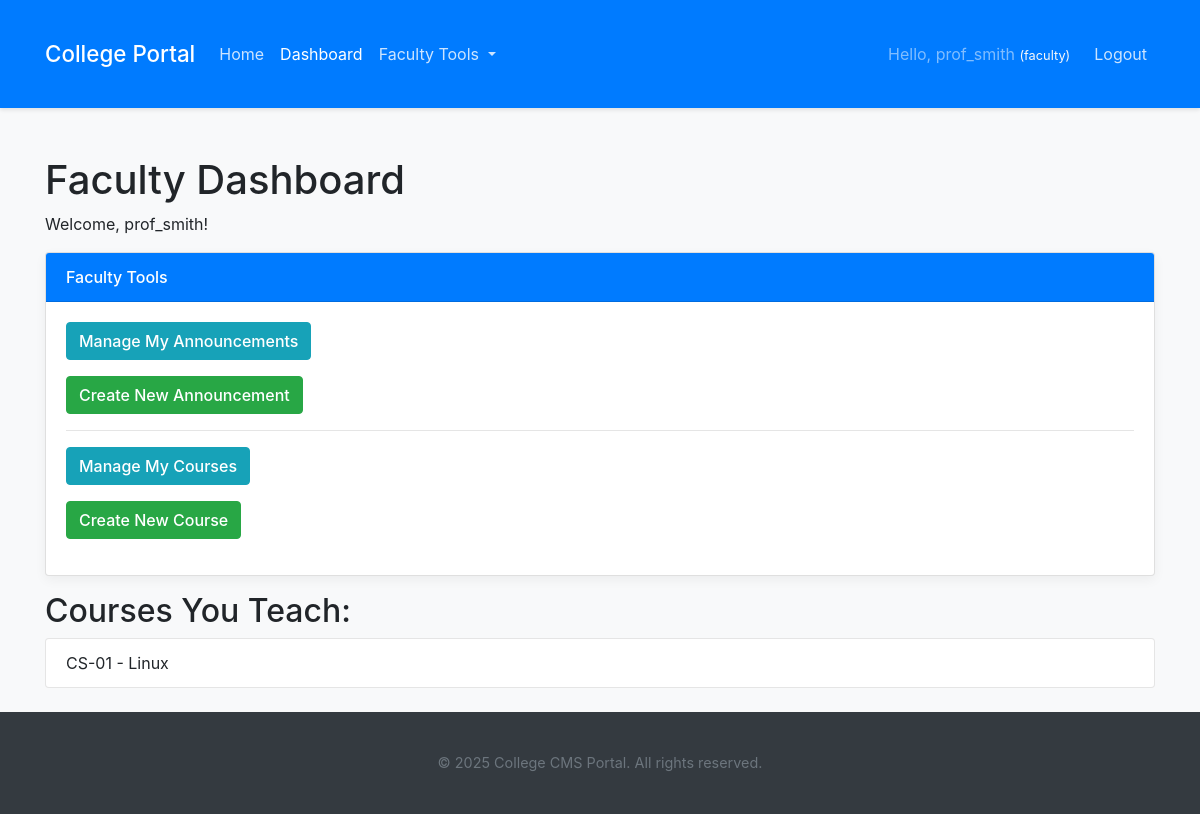
Page /dashboard (signed in) on the committed database.
### app.py (models this page shows, shortened)
class User(UserMixin, db.Model):
    id = db.Column(db.Integer, primary_key=True)
    username = db.Column(db.String(64), index=True, unique=True, nullable=False)
    email = db.Column(db.String(120), index=True, unique=True, nullable=False)
    password_hash = db.Column(db.String(256))
    role = db.Column(db.String(20), default='student', nullable=False) # admin, faculty, student
    created_at = db.Column(db.DateTime, default=datetime.utcnow)
    announcements_authored = db.relationship('Announcement', foreign_keys='Announcement.author_id', backref='author', lazy='dynamic')
    courses_taught = db.relationship('Course', foreign_keys='Course.faculty_id', backref='faculty_instructor', lazy='dynamic')
    @property
    def is_admin(self):
        return self.role == 'admin'
    @property
    def is_faculty(self):
        return self.role == 'faculty'
    @property
    def is_student(self):
        return self.role == 'student'

class Course(db.Model):
    id = db.Column(db.Integer, primary_key=True)
    title = db.Column(db.String(100), nullable=False)
    code = db.Column(db.String(20), unique=True, nullable=False)
    description = db.Column(db.Text, nullable=True)
    faculty_id = db.Column(db.Integer, db.ForeignKey('user.id'), nullable=True)

### app.py (the view)
@app.route('/dashboard')
@login_required
def dashboard():
    if current_user.is_admin:
        return render_template('dashboard.html', title='Admin Dashboard')
    elif current_user.is_faculty:
        my_courses = Course.query.filter_by(faculty_id=current_user.id).all()
        return render_template('dashboard.html', title='Faculty Dashboard', my_courses=my_courses)
    else: # Student
        all_courses = Course.query.all()
        return render_template('dashboard.html', title='Student Dashboard', courses=all_courses)

### app.py (called while the page is built)
@login_manager.user_loader
def load_user(user_id):
    return User.query.get(int(user_id))

@app.context_processor
def inject_now():
    return {'current_year': datetime.utcnow().year}

### templates/dashboard.html (shortened to what this page needs)
{% extends "base.html" %}
{% block content %}
    <h1>{{ title }}</h1>
    <p>Welcome, {{ current_user.username }}!</p>
    {% if current_user.is_admin %}
        <div class="card my-3">
            <div class="card-header">Admin Actions</div>
            <div class="card-body">
                <p><a href="{{ url_for('admin_user_list') }}" class="btn btn-info">Manage Users</a></p>
                <p><a href="{{ url_for('admin_create_user') }}" class="btn btn-success">Create New User</a></p>
                <p><a href="{{ url_for('manage_announcements') }}" class="btn btn-secondary">Manage All Announcements</a></p>
                <p><a href="{{ url_for('manage_courses') }}" class="btn btn-secondary">Manage All Courses</a></p>
            </div>
        </div>
    {% elif current_user.is_faculty %}
        <div class="card my-3">
            <div class="card-header">Faculty Tools</div>
            <div class="card-body">
                <p><a href="{{ url_for('manage_announcements') }}" class="btn btn-info">Manage My Announcements</a></p>
                <p><a href="{{ url_for('create_announcement') }}" class="btn btn-success">Create New Announcement</a></p>
                <hr>
                <p><a href="{{ url_for('manage_courses') }}" class="btn btn-info">Manage My Courses</a></p>
                <p><a href="{{ url_for('create_course') }}" class="btn btn-success">Create New Course</a></p>
            </div>
        </div>
        {% if my_courses %}
        <h2>Courses You Teach:</h2>
        <ul class="list-group">
            {% for course in my_courses %}
            <li class="list-group-item">{{ course.code }} - {{ course.title }}</li>
            {% endfor %}
        </ul>
        {% else %}
        <p>You are not currently assigned to teach any courses.</p>
        {% endif %}
    {% endif %}
{% endblock %}

### templates/base.html (shortened to what this page needs)
<!DOCTYPE html>
<html lang="en">
<head>
    <link rel="stylesheet" href="https://stackpath.bootstrapcdn.com/bootstrap/4.5.2/css/bootstrap.min.css"
>
    <link rel="stylesheet" href="{{ url_for('static', filename='css/style.css') }}">
</head>
<body>
    <header>
        <nav class="navbar navbar-expand-lg navbar-dark bg-primary mb-4">
            <div class="container">
                <a class="navbar-brand" href="{{ url_for('index') }}">College Portal</a>
                <div class="collapse navbar-collapse" id="navbarNav">
                    <ul class="navbar-nav mr-auto">
                        <li class="nav-item {% if request.endpoint == 'index' %}active{% endif %}">
                            <a class="nav-link" href="{{ url_for('index') }}">Home <span class="sr-only">(current)</span></a>
                        </li>
                        {% if current_user.is_authenticated %}
                            <li class="nav-item {% if request.endpoint == 'dashboard' %}active{% endif %}">
                                <a class="nav-link" href="{{ url_for('dashboard') }}">Dashboard</a>
                            </li>
                            {% if current_user.is_faculty or (current_user.is_admin and not request.endpoint.startswith('admin_')) %}
                                 <li class="nav-item dropdown">
                                    <a class="nav-link dropdown-toggle" href="#" id="facultyDropdown" role="button"
                                       data-toggle="dropdown" aria-haspopup="true" aria-expanded="false">
                                        Faculty Tools
                                    </a>
                                </li>
                            {% endif %}
                        {% endif %}
                    </ul>
                    <ul class="navbar-nav">
                        {% if current_user.is_anonymous %}
                            <li class="nav-item {% if request.endpoint == 'login' %}active{% endif %}">
                                <a class="nav-link" href="{{ url_for('login') }}">Login</a>
                            </li>
                            <li class="nav-item {% if request.endpoint == 'register' %}active{% endif %}">
                                <a class="nav-link" href="{{ url_for('register') }}">Register</a>
                            </li>
                        {% else %}
                            <li class="nav-item">
                                <span class="navbar-text mr-3">
                                    Hello, {{ current_user.username }}
                                    <small class="text-light">({{ current_user.role }})</small>
                                </span>
                            </li>
                            <li class="nav-item">
                                <a class="nav-link" href="{{ url_for('logout') }}">Logout</a>
                            </li>
                        {% endif %}
                    </ul>
                </div>
            </div>
        </nav>
    </header>
    <main role="main" class="container">
        {% block content %}{% endblock %}
    </main>
    <footer class="footer mt-auto py-3 bg-dark text-light">
        <div class="container text-center">
            <span class="text-muted">© {% block year %}{{ current_year if current_year else '2024'}}{% endblock %} College CMS Portal. All rights reserved.</span>
        </div>
    </footer>
</body>
</html>

### static/css/style.css (style rules this page uses)
body { font-family: -apple-system, BlinkMacSystemFont, "Segoe UI", Roboto, "Helvetica Neue", Arial, "Noto Sans", sans-serif, "Apple Color Emoji", "Segoe UI Emoji", "Segoe UI Symbol", "Noto Color Emoji"; background-color: #f8f9fa; color: #212529; display: flex; flex-direction: column; min-height: 100vh; }
.container { flex: 1; padding-top: 1.5rem; padding-bottom: 1.5rem; }
.navbar { box-shadow: 0 2px 4px rgba(0,0,0,.1); }
.navbar-brand { font-weight: 500; font-size: 1.4rem; }
.navbar-dark .navbar-nav .nav-link { color: rgba(255,255,255,.8); }
.navbar-text { color: rgba(255,255,255,.85); }
.card { margin-bottom: 1.5rem; border: 1px solid rgba(0,0,0,.125); box-shadow: 0 0.25rem 0.75rem rgba(0,0,0,.05); }
.card-header { background-color: #007bff; color: white; font-weight: 500; border-bottom: 1px solid rgba(0,0,0,.125); }
.btn { border-radius: .25rem; font-weight: 500; }
.footer { background-color: #343a40; color: rgba(255,255,255,.6); padding: 1.5rem 0; text-align: center; margin-top: auto; font-size: 0.9rem; }
.list-group-item { border-color: rgba(0,0,0,.1); }
.mb-4 { margin-bottom: 1.5rem !important; }

### rows in the picture
User: username "prof_smith", role "faculty"
Course: code "CS-01", title "Linux"

### other values in the picture
{{ title }} "Faculty Dashboard"
